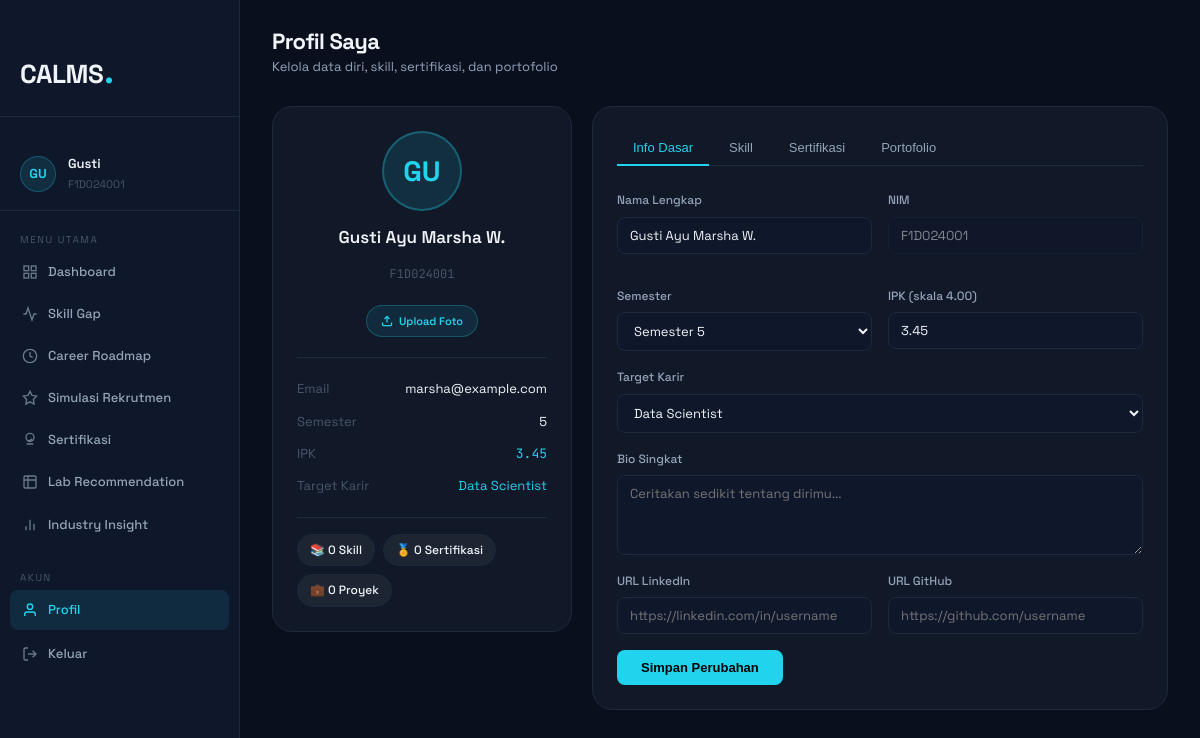
The app's page /profile.php (signed in) with its own data.
### tables this page shows
CREATE TABLE `mahasiswa_profiles` (
  `id` int(11) NOT NULL AUTO_INCREMENT,
  `user_id` int(11) NOT NULL,
  `nim` varchar(20) NOT NULL,
  `semester` int(11) DEFAULT 1,
  `ipk` decimal(3,2) DEFAULT 0.00,
  `target_career` varchar(100) DEFAULT NULL,
  `bio` text DEFAULT NULL,
  `linkedin_url` varchar(500) DEFAULT NULL,
  `github_url` varchar(500) DEFAULT NULL,
  `created_at` timestamp NOT NULL DEFAULT current_timestamp(),
  `updated_at` timestamp NOT NULL DEFAULT current_timestamp() ON UPDATE current_timestamp(),
  `avatar_path` varchar(255) DEFAULT NULL,
  PRIMARY KEY (`id`),
  UNIQUE KEY `user_id` (`user_id`),
  UNIQUE KEY `nim` (`nim`),
  CONSTRAINT `mahasiswa_profiles_ibfk_1` FOREIGN KEY (`user_id`) REFERENCES `users` (`id`) ON DELETE CASCADE
);

CREATE TABLE `users` (
  `id` int(11) NOT NULL AUTO_INCREMENT,
  `fullname` varchar(255) NOT NULL,
  `email` varchar(255) NOT NULL,
  `password` varchar(255) NOT NULL,
  `role` enum('mahasiswa','dosen','admin') DEFAULT 'mahasiswa',
  `is_active` tinyint(1) DEFAULT 1,
  `created_at` timestamp NOT NULL DEFAULT current_timestamp(),
  PRIMARY KEY (`id`),
  UNIQUE KEY `email` (`email`)
);

### includes/auth_guard.php (called while the page is built, shortened)
<?php
function getCurrentUser(): array {
    return [
        'id'       => $_SESSION['user_id']  ?? null,
        'fullname' => $_SESSION['fullname'] ?? '',
        'email'    => $_SESSION['email']    ?? '',
        'role'     => $_SESSION['role']     ?? '',
    ];
}

### profile.php (the view, shortened to what this page needs)
<?php
require_once 'includes/auth_guard.php';
$user = getCurrentUser();
$db   = getDB();
$stmt = $db->prepare("
    SELECT mp.*, u.fullname, u.email
    FROM mahasiswa_profiles mp
    JOIN users u ON u.id = mp.user_id
    WHERE mp.user_id = ?
");
$stmt->execute([$user['id']]);
$profile = $stmt->fetch();
$stmt = $db->prepare("
    SELECT ss.skill_id, ss.student_level, s.skill_name, s.category, s.industry_level
    FROM student_skills ss
    JOIN skills s ON s.id = ss.skill_id
    JOIN mahasiswa_profiles mp ON mp.id = ss.student_id
    WHERE mp.user_id = ?
    ORDER BY s.category, s.skill_name
");
$stmt->execute([$user['id']]);
$mySkills = $stmt->fetchAll();
$stmt = $db->prepare("
    SELECT * FROM student_certifications
    WHERE student_id = ? AND status = 'owned'
    ORDER BY tier ASC, created_at DESC
");
$stmt->execute([$profile['id']]);
$myCerts = $stmt->fetchAll();
$stmt = $db->prepare("
    SELECT * FROM student_projects
    WHERE student_id = ?
    ORDER BY created_year DESC, created_at DESC
");
$stmt->execute([$profile['id']]);
$myProjects = $stmt->fetchAll();
?>
<!DOCTYPE html>
<html lang="id">
<head>
    <link rel="stylesheet" href="style.css">
    <link rel="stylesheet" href="dashboard.css">
</head>
<body class="dashboard-body">
<?php $activePage = 'profile'; include 'includes/sidebar.php'; ?>
<main class="main-content">
    <div class="topbar">
        <div class="topbar-left">
            <div>
                <h1 class="page-title">Profil Saya</h1>
                <p class="page-sub">Kelola data diri, skill, sertifikasi, dan portofolio</p>
            </div>
        </div>
    </div>
    <div class="profile-grid">
        <div>
            <div class="dash-panel">
                <div class="profile-avatar-wrap">
                    <?php
                    $avatarPath = $profile['avatar_path'] ?? '';
                    $avatarFile = $avatarPath ? __DIR__ . '/' . $avatarPath : '';
                    $hasAvatar  = $avatarFile && file_exists($avatarFile);
                    ?>
                    <?php if ($hasAvatar): ?>
                    <img src="<?= htmlspecialchars($avatarPath) ?>?v=<?= filemtime($avatarFile) ?>" alt="Foto Profil" style="width:90px;height:90px;border-radius:50%;object-fit:cover;border:2px solid rgba(34,211,238,0.4);">
                    <?php else: ?>
                    <div class="profile-avatar-lg">
                        <?= strtoupper(substr($profile['fullname'] ?? 'U', 0, 2)) ?>
                    </div>
                    <?php endif; ?>
                    <div class="profile-name"><?= htmlspecialchars($profile['fullname']) ?></div>
                    <div class="profile-nim"><?= htmlspecialchars($profile['nim'] ?? '-') ?></div>
                    <form method="POST" enctype="multipart/form-data" style="margin-top:8px;text-align:center;">
                        <label for="avatarFile" style="display:inline-flex;align-items:center;gap:6px;padding:6px 14px;background:rgba(34,211,238,.1);border:1px solid rgba(34,211,238,.25);color:var(--cyan);border-radius:999px;font-size:11px;font-weight:600;cursor:pointer;transition:.2s;">
                            <svg width="12" height="12" fill="none" stroke="currentColor" stroke-width="2.5" viewBox="0 0 24 24"><path d="M21 15v4a2 2 0 0 1-2 2H5a2 2 0 0 1-2-2v-4"/><polyline points="17 8 12 3 7 8"/><line x1="12" y1="3" x2="12" y2="15"/></svg>
                            <?= $hasAvatar ? 'Ganti Foto' : 'Upload Foto' ?>
                        </label>
                    </form>
                </div>
                <div style="display:flex; flex-direction:column; gap:10px;">
                    <div style="display:flex; justify-content:space-between; font-size:13px;">
                        <span style="color:var(--text-muted)">Email</span>
                        <span><?= htmlspecialchars($profile['email']) ?></span>
                    </div>
                    <div style="display:flex; justify-content:space-between; font-size:13px;">
                        <span style="color:var(--text-muted)">Semester</span>
                        <span><?= $profile['semester'] ?? '-' ?></span>
                    </div>
                    <div style="display:flex; justify-content:space-between; font-size:13px;">
                        <span style="color:var(--text-muted)">IPK</span>
                        <span style="font-family:var(--font-mono); color:var(--cyan)"><?= number_format($profile['ipk'] ?? 0, 2) ?></span>
                    </div>
                    <div style="display:flex; justify-content:space-between; font-size:13px;">
                        <span style="color:var(--text-muted)">Target Karir</span>
                        <span style="color:var(--cyan)"><?= htmlspecialchars($profile['target_career'] ?? '-') ?></span>
                    </div>
                </div>
                <div style="margin-top:20px; padding-top:16px; border-top:1px solid var(--border); display:flex; gap:8px; flex-wrap:wrap;">
                    <span class="stat-pill">
                        📚 <?= count($mySkills) ?> Skill
                    </span>
                    <span class="stat-pill">
                        🏅 <?= count($myCerts) ?> Sertifikasi
                    </span>
                    <span class="stat-pill">
                        💼 <?= count($myProjects) ?> Proyek
                    </span>
                </div>
            </div>
        </div>
        <div class="dash-panel">
            <div class="tab-bar">
                <button class="tab-btn active" data-tab="info">Info Dasar</button>
                <button class="tab-btn" data-tab="skills">Skill</button>
                <button class="tab-btn" data-tab="certs">Sertifikasi</button>
                <button class="tab-btn" data-tab="projects">Portofolio</button>
            </div>
            <div class="tab-panel active" id="tab-info">
                <form method="POST">
                    <div class="form-grid-2">
                        <div class="field-group">
                            <label>Nama Lengkap</label>
                            <input type="text" name="fullname" value="<?= htmlspecialchars($profile['fullname']) ?>" required maxlength="255">
                        </div>
                        <div class="field-group">
                            <label>NIM</label>
                            <input type="text" value="<?= htmlspecialchars($profile['nim'] ?? '') ?>" disabled style="opacity:0.5; cursor:not-allowed;">
                        </div>
                        <div class="field-group">
                            <label>Semester</label>
                            <select name="semester">
                                <?php for ($i = 1; $i <= 8; $i++): ?>
                                    <option value="<?= $i ?>" <?= ($profile['semester'] ?? 1) == $i ? 'selected' : '' ?>>Semester <?= $i ?></option>
                                <?php endfor; ?>
                            </select>
                        </div>
                        <div class="field-group">
                            <label>IPK (skala 4.00)</label>
                            <input type="number" name="ipk" min="0" max="4" step="0.01" value="<?= number_format($profile['ipk'] ?? 0, 2) ?>">
                        </div>
                    </div>
                    <div class="field-group">
                        <label>Target Karir</label>
                        <select name="target_career">
                            <?php
                            $careers = [
                                'Backend Developer','Frontend Developer','Full Stack Developer',
                                'Data Scientist','Data Analyst','ML Engineer','Cloud Engineer',
                                'DevOps Engineer','Cybersecurity Analyst','Mobile Developer',
                                'UI/UX Designer','Network Engineer','QA Engineer',
                                'Database Administrator','Software Architect'
                            ];
                            foreach ($careers as $c):
                                $sel = ($profile['target_career'] === $c) ? 'selected' : '';
                            ?>
                            <option value="<?= $c ?>" <?= $sel ?>><?= $c ?></option>
                            <?php endforeach; ?>
                        </select>
                    </div>
                    <div class="field-group">
                        <label>Bio Singkat</label>
                        <textarea name="bio" maxlength="500" placeholder="Ceritakan sedikit tentang dirimu..."><?= htmlspecialchars($profile['bio'] ?? '') ?></textarea>
                    </div>
                    <div class="form-grid-2">
                        <div class="field-group">
                            <label>URL LinkedIn</label>
                            <input type="url" name="linkedin_url" placeholder="https://linkedin.com/in/username" value="<?= htmlspecialchars($profile['linkedin_url'] ?? '') ?>" maxlength="500">
                        </div>
                        <div class="field-group">
                            <label>URL GitHub</label>
                            <input type="url" name="github_url" placeholder="https://github.com/username" value="<?= htmlspecialchars($profile['github_url'] ?? '') ?>" maxlength="500">
                        </div>
                    </div>
                    <button type="submit" class="btn-save">Simpan Perubahan</button>
                </form>
            </div>
        </div>
    </div>
</main>
</body>
</html>

### includes/sidebar.php (shortened to what this page needs)
<?php
$nav = [
    ['page' => 'dashboard',      'href' => 'dashboard.php',        'label' => 'Dashboard',          'icon' => '<rect x="3" y="3" width="7" height="7"/><rect x="14" y="3" width="7" height="7"/><rect x="3" y="14" width="7" height="7"/><rect x="14" y="14" width="7" height="7"/>'],
    ['page' => 'skill_gap',      'href' => 'skill_gap.php',        'label' => 'Skill Gap',           'icon' => '<polyline points="22 12 18 12 15 21 9 3 6 12 2 12"/>'],
    ['page' => 'roadmap',        'href' => 'career_roadmap.php',   'label' => 'Career Roadmap',      'icon' => '<circle cx="12" cy="12" r="10"/><polyline points="12 6 12 12 16 14"/>'],
    ['page' => 'simulation',     'href' => 'simulation.php',       'label' => 'Simulasi Rekrutmen',  'icon' => '<polygon points="12 2 15.09 8.26 22 9.27 17 14.14 18.18 21.02 12 17.77 5.82 21.02 7 14.14 2 9.27 8.91 8.26 12 2"/>'],
    ['page' => 'certifications', 'href' => 'certifications.php',   'label' => 'Sertifikasi',         'icon' => '<circle cx="12" cy="8" r="6"/><path d="M9 12l2 2 4-4m-8 8h10"/>'],
    ['page' => 'lab',            'href' => 'lab_recommendation.php','label' => 'Lab Recommendation', 'icon' => '<path d="M9 3H5a2 2 0 0 0-2 2v4m6-6h10a2 2 0 0 1 2 2v4M9 3v18m0 0h10a2 2 0 0 0 2-2V9M9 21H5a2 2 0 0 1-2-2V9m0 0h18"/>'],
    ['page' => 'industry',       'href' => 'industry_insight.php', 'label' => 'Industry Insight',    'icon' => '<line x1="18" y1="20" x2="18" y2="10"/><line x1="12" y1="20" x2="12" y2="4"/><line x1="6" y1="20" x2="6" y2="14"/>'],
];
?>
<aside class="sidebar" id="sidebar">
    <div class="sidebar-brand">
        <span class="logo-text">CALMS</span><span class="logo-dot">.</span>
    </div>
    <div class="sidebar-user">
        <?php
        $avatarPath = $profile['avatar_path'] ?? '';
        $avatarFile = $avatarPath ? __DIR__ . '/../' . $avatarPath : '';
        $hasSidebarAvatar = $avatarFile && file_exists($avatarFile);
        ?>
        <?php if ($hasSidebarAvatar): ?>
        <img src="../<?= htmlspecialchars($avatarPath) ?>" alt="Avatar" class="user-avatar" style="object-fit:cover;">
        <?php else: ?>
        <div class="user-avatar"><?= strtoupper(substr($user['fullname'] ?? 'U', 0, 2)) ?></div>
        <?php endif; ?>
        <div class="user-info">
            <strong><?= htmlspecialchars(explode(' ', $user['fullname'] ?? 'User')[0]) ?></strong>
            <span><?= htmlspecialchars($profile['nim'] ?? '-') ?></span>
        </div>
    </div>
    <nav class="sidebar-nav">
        <div class="nav-group-label">Menu Utama</div>
        <?php foreach ($nav as $item): ?>
        <a href="<?= $item['href'] ?>" <?= $activePage === $item['page'] ? 'class="active"' : '' ?>>
            <svg width="16" height="16" fill="none" stroke="currentColor" stroke-width="2" viewBox="0 0 24 24">
                <?= $item['icon'] ?>
            </svg>
            <?= $item['label'] ?>
        </a>
        <?php endforeach; ?>
        <div class="nav-group-label nav-group-label--mt">Akun</div>
        <a href="profile.php" <?= $activePage === 'profile' ? 'class="active"' : '' ?>>
            <svg width="16" height="16" fill="none" stroke="currentColor" stroke-width="2" viewBox="0 0 24 24"><path d="M20 21v-2a4 4 0 0 0-4-4H8a4 4 0 0 0-4 4v2"/><circle cx="12" cy="7" r="4"/></svg>
            Profil
        </a>
        <a href="logout.php" class="nav-logout">
            <svg width="16" height="16" fill="none" stroke="currentColor" stroke-width="2" viewBox="0 0 24 24"><path d="M9 21H5a2 2 0 0 1-2-2V5a2 2 0 0 1 2-2h4"/><polyline points="16 17 21 12 16 7"/><line x1="21" y1="12" x2="9" y2="12"/></svg>
            Keluar
        </a>
    </nav>
</aside>

### records on screen
mahasiswa_profiles: user.fullname "GU", user.fullname "Gusti", nim "F1D024001", user.fullname "Gusti Ayu Marsha W.", user.email "marsha@example.com", semester "5", ipk "3.45", target_career "Data Scientist", fullname "Gusti Ayu Marsha W.", semester "Semester 5"

### other values on screen
$item['label'] "Dashboard"
$item['label'] "Skill Gap"
$item['label'] "Career Roadmap"
$item['label'] "Simulasi Rekrutmen"
$item['label'] "Sertifikasi"
$item['label'] "Lab Recommendation"
$item['label'] "Industry Insight"
count($mySkills) "0"
count($myCerts) "0"
count($myProjects) "0"
form field target_career "Data Scientist"
